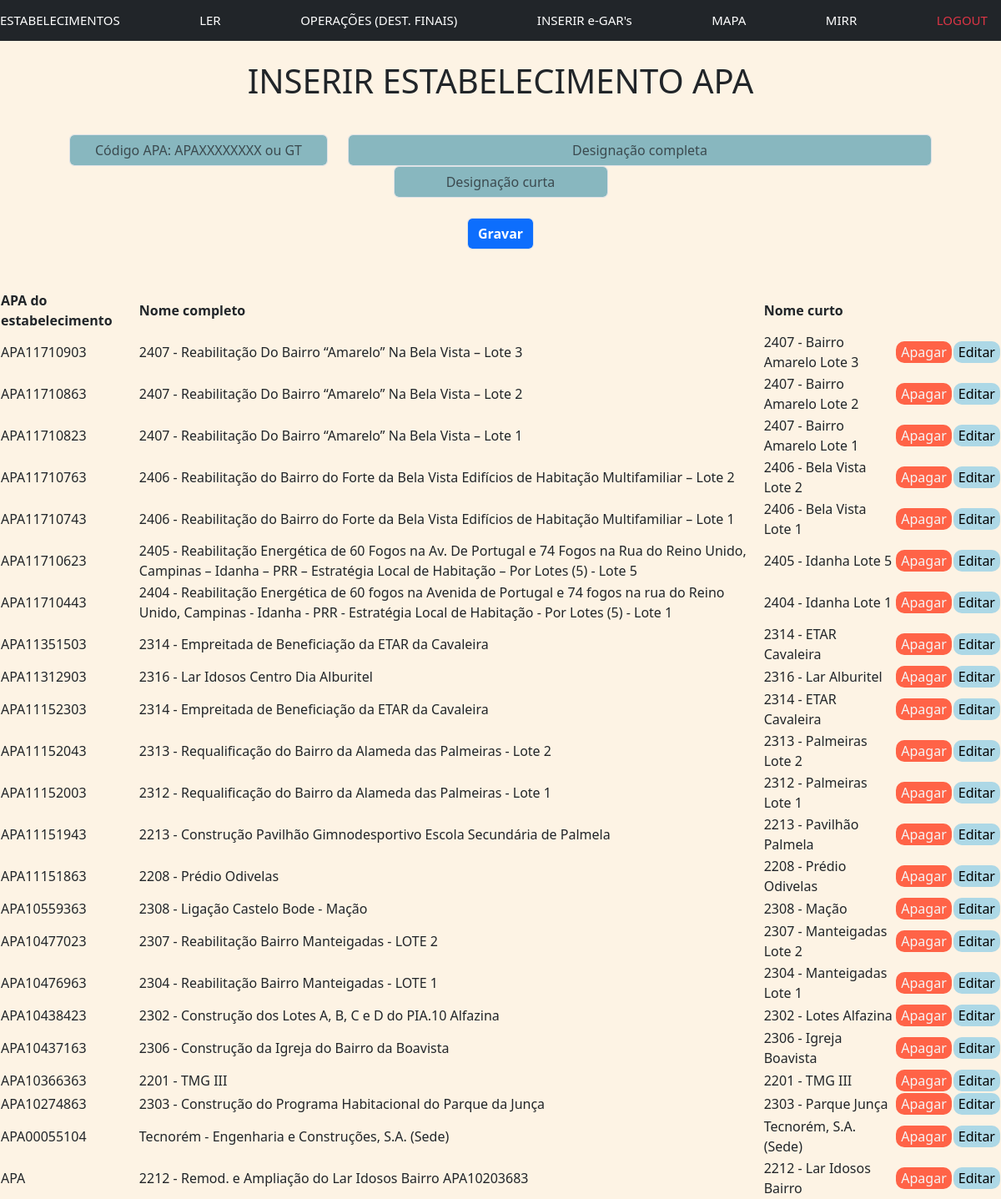
The app's page /establishments (signed in), older data.
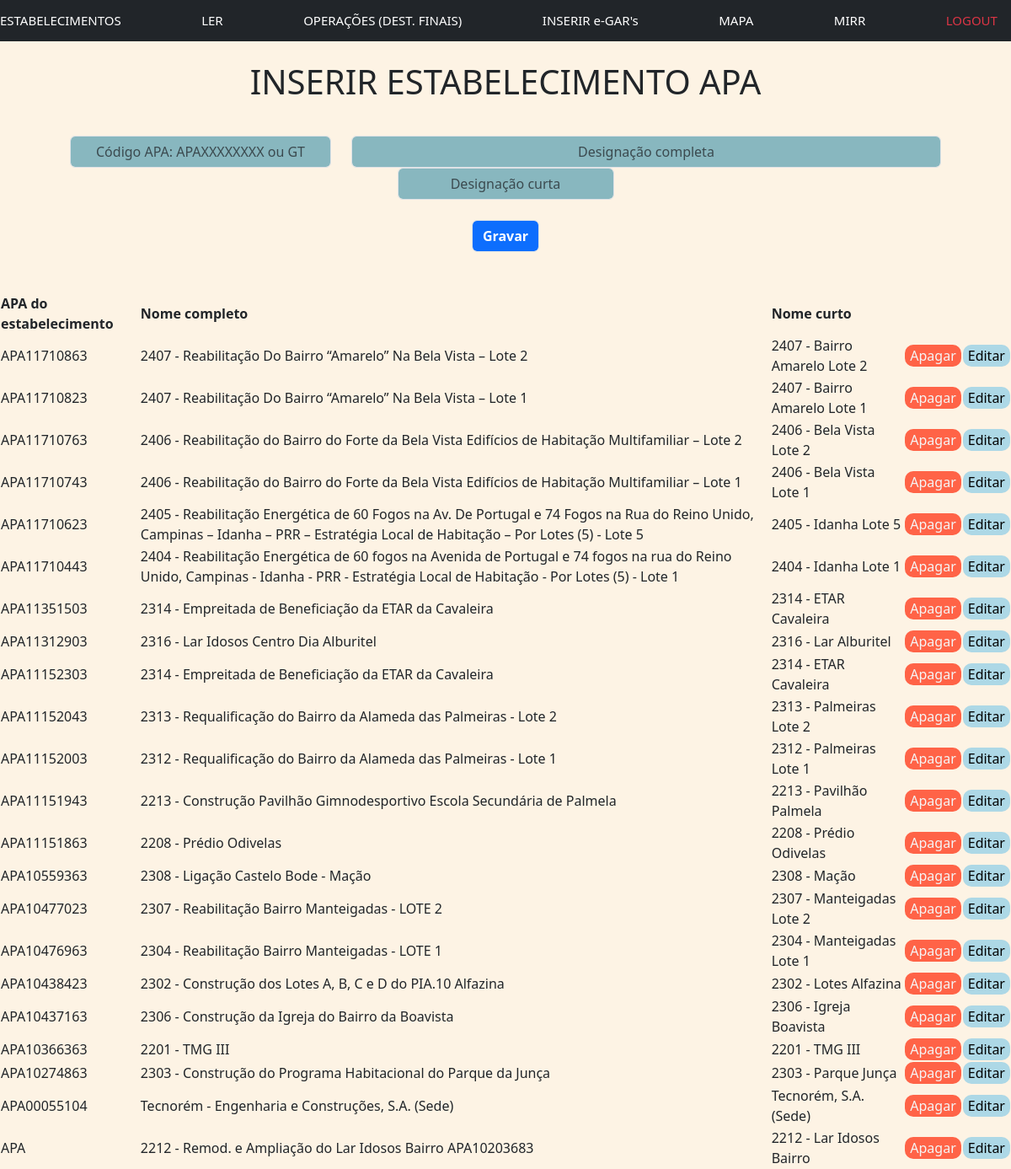
The same page, newer data.
### tables this page shows
CREATE TABLE apa_code_contract(
        id INTEGER PRIMARY KEY AUTOINCREMENT NOT NULL,
        apa_code TEXT NOT NULL,
        contract_full TEXT NOT NULL,
        contract_short TEXT NOT NULL
    );

### app.py (the view, shortened to what this page needs)
@app.route("/establishments", methods=["GET", "POST"])
@login_required
def establishments():
    if request.method == "GET":
        all_estab = db.execute("SELECT id,apa_code,contract_full,contract_short \
            FROM apa_code_contract ORDER BY apa_code DESC")
        return render_template("establishments.html", all_estab=all_estab)

### helpers.py (called while the page is built)
def login_required(f):
    @wraps(f)
    def decorated_function(*args, **kwargs):
        if session.get("user_id") is None:
            return redirect("/login")
        return f(*args, **kwargs)
    return decorated_function

### templates/establishments.html (shortened to what this page needs)
{% extends "layout.html" %}
{% block main %}
<br>
<p class="display-6 text-center"> INSERIR ESTABELECIMENTO APA</p>
<br>
<form action="/establishments" method="post">
    <div class="row justify-content-center">
        <div class="col-auto">
            <input autocomplete="off" autofocus class="form-control text-center mx-auto" style="width: 310px; background-color: rgba(20, 125, 155, 0.5)"" name="apa_code" placeholder="Código APA: APAXXXXXXXX ou GT"
                type="text">
        </div>
        <div class="col-auto">
            <input autocomplete="off" class="form-control text-center mx-auto" style="width: 700px; background-color: rgba(20, 125, 155, 0.5)" name="nome_estab" placeholder="Designação completa" type="text">
        </div>
        <div class="col-auto">
            <input autocomplete="off" class="form-control text-center mx-auto w-auto" style ="background-color: rgba(20, 125, 155, 0.5)" name="nome_estab_curto" placeholder="Designação curta" type="text">
        </div>
    </div>
    <br>
    <button class="form-control text-white fw-bold mx-auto w-auto bg-primary" type="submit">Gravar</button>
    <br>
</form>
<br>
<table style="width:100%">
    <thead>
        <tr>
            <th>APA do estabelecimento</th>
            <th>Nome completo</th>
            <th>Nome curto</th>
        </tr>
    </thead>
    <tbody>
        {% for row in all_estab %}
        <tr>
            <td>{{ row.apa_code }}</td>
            <td>{{ row.contract_full }}</td>
            <td>{{ row.contract_short }}</td>
            <td>
                <button class="delet_edit_bttn" style="background-color: tomato; color: whitesmoke" onclick="showConfirmDelete('{{ row.id }}')">Apagar</button>
            </td>
            <td>
                <button class="delet_edit_bttn" style="background-color: lightblue; color: black" onclick="showEditForm('{{ row.apa_code }}')">Editar</button>
            </td>
        </tr>
        {% endfor %}
    </tbody>
</table>
{% endblock %}

### templates/layout.html (shortened to what this page needs)
<!DOCTYPE html>
<html lang="en">
    <head>
        <link rel="stylesheet" type="text/css" href="static/style.css">
        <link href="https://cdn.jsdelivr.net/npm/bootstrap@5.3.3/dist/css/bootstrap.min.css" rel="stylesheet">
    </head>
    <body class="body_layout">
        <nav>
            <div>
                <div>
                    {% if session["user_id"] %}
                    <nav class="navbar navbar-dark bg-dark">
                        <a class="navbar-brand" href="/establishments">ESTABELECIMENTOS</a>
                        <a class="navbar-brand" href="/codler_description">LER</a>
                        <a class="navbar-brand" href="/operation_description">OPERAÇÕES (DEST. FINAIS)</a>
                        <a class="navbar-brand" href="/insert">INSERIR e-GAR's</a>
                        <a class="navbar-brand" href="/history">MAPA</a>
                        <a class="navbar-brand" href="/mirr">MIRR</a>
                        <a class="navbar-brand text-danger" href="/logout">LOGOUT</a>
                    </nav>
                    {% endif %}
                </div>
            </div>
        </nav>
            {% block main %}{% endblock %}
    </body>
</html>

### static/style.css (style rules this page uses)
nav .navbar-brand { font-size: 15px; }
.body_layout { background-color: #fdf3e4; }
.delet_edit_bttn { border: none; border-radius: 10px; }

Row changes from the older to the newer data that the page shows:
removed apa_code_contract: apa_code "APA11710903", contract_full "2407 - Reabilitação Do Bairro “Amarelo” Na Bela Vista – Lote 3", contract_short "2407 - Bairro Amarelo Lote 3"
